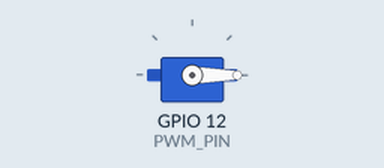
The program below on a simulated Raspberry Pi (BCM pin numbers). Shown: servo. Servo angles are drawn from the pulse width (0.5 ms = 0°, 2.5 ms = 180°).

Above: at 0.1 s.
At 17.6 s:
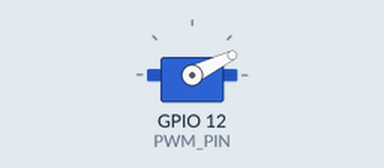
At 27.6 s:
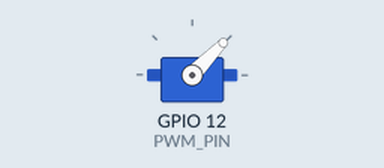
At 37.6 s:
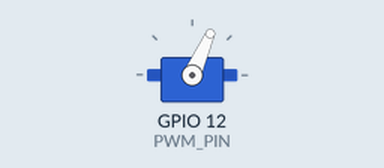
Timing chart, 0 to 39.1 s (numbered marks = the images above):
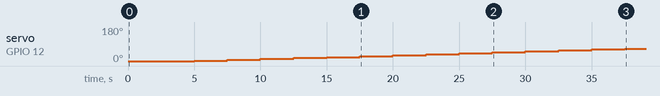

The program:

pyServo.py
```python
import RPi.GPIO as GPIO
from time import sleep
import signal

PWM_PIN = 12

GPIO.setmode(GPIO.BCM)
GPIO.setup(PWM_PIN, GPIO.OUT)

pwm = GPIO.PWM(PWM_PIN, 50)  # 50 Hz frequency
pwm.start(0)

def set_angle(angle):
    duty_cycle = angle / 18 + 2
    pwm.ChangeDutyCycle(duty_cycle)
    sleep(0.5)
    pwm.ChangeDutyCycle(0)

def signal_handler(signum, frame):
    print("\nCleaning up GPIO...")
    pwm.stop()
    GPIO.cleanup()
    exit()

# Set up signal handlers
signal.signal(signal.SIGINT, signal_handler)  # Catch Ctrl+C

while True:
    for angle in range(0,181,5):
        set_angle(angle)
        sleep(2)
```

Measured:
- by itself, servo on GPIO 12 (PWM_PIN): moves from 0° to 66° over 32.5 s
